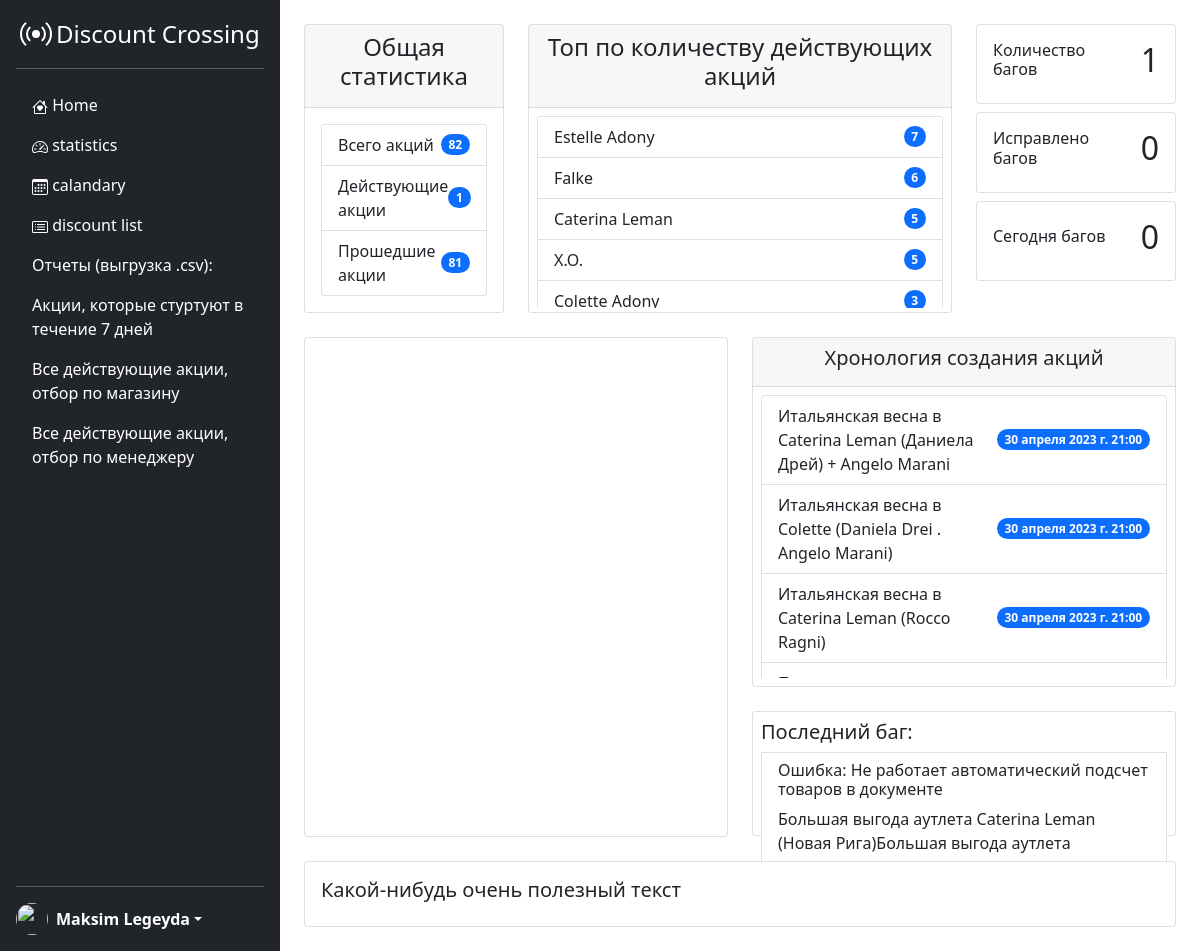
Screenshot of /statistic with the database file from the repository.
### shops/models.py (models this page shows, shortened)
class Shop(models.Model):
    title = models.CharField(max_length=250, null=True, verbose_name='Наименование магазина')
    manager = models.ManyToManyField(ShopManagers)
    countFutureDiscount = models.IntegerField(default=0, verbose_name='Количество будущих акций')
    countPastDiscount = models.IntegerField(default=0, verbose_name='Количество прошедших акций')
    countCurrentDiscount = models.IntegerField(default=0, verbose_name='Количество текущих акций')
    class Meta:
        verbose_name = 'Магазин'
        verbose_name_plural = 'Магазины'

### discount/models.py (models this page shows, shortened)
class DiscountData(models.Model):
    STATUS = [
        ('N', 'Новая'),
        ('W', 'В работе'),
        ('T', 'Тестирование'),
        ('D', 'Релиз'),
    ]
    title = models.CharField(max_length=250, null=True, db_index=True, verbose_name='Название скидки')
    id_DO = models.IntegerField(blank=True, default=None, db_index=True, verbose_name='ID акции в ДО')
    startDate = models.DateTimeField(blank=True, default=None, verbose_name='Дата начала акции')
    endDate = models.DateTimeField(blank=True, default=None, verbose_name='Дата окончания окончания')
    description = models.TextField(max_length=1500, default='', blank=True, verbose_name='Описание')
    type = models.ManyToManyField(DiscountType)
    promocode = models.ManyToManyField(Promocode)
    manager = models.ManyToManyField(ShopManagers)
    shops = models.ManyToManyField(Shop, verbose_name='магазины', related_name='shop')
    status = models.CharField(max_length=1, choices=STATUS, default='N')
    createDate = models.DateTimeField(null=True, auto_now_add=True)
    isDoneDate = models.DateField(default='2000-01-01')
    slug = models.SlugField(blank=True, db_index=True, verbose_name='slug')
    bugCounter = models.IntegerField(default=0, verbose_name='Количество текущих акций')
    isDone = models.BooleanField(default=False, verbose_name='Подготовлена')
    addDiscountCounters = models.BooleanField(default=False)
    addActiveDiscountCounter = models.BooleanField(default=False)
    def __str__(self):
        return self.title
    class Meta:
        verbose_name = 'Акция'
        verbose_name_plural = 'Акции'

class BugsInDiscount(models.Model):
    STATUS = [
        ('N', 'Новый'),
        ('O', 'Ознакомлен'),
        ('W', 'В работе'),
        ('U', 'Требуется разработка'),
        ('I', 'Нужна информация'),
        ('D', 'Исправлено'),
    ]
    title = models.CharField(max_length=250, null=True, verbose_name='Название бага')
    discount = models.ManyToManyField(DiscountData)
    description = models.TextField(max_length=1500, default='', blank=True, verbose_name='Описание')
    bugDateTime = models.DateTimeField(blank=True, default=None, verbose_name='Дата и время инцидента')
    createDate = models.DateTimeField(null=True, auto_now_add=True, editable=False)
    status = models.CharField(max_length=1, choices=STATUS, default='N')
    class Meta:
        verbose_name = 'Баг'
        verbose_name_plural = 'Баги'

### statistic/views.py (the view)
# urls.py: path('statistic', Statistic.as_view(), name='statistic'),
class Statistic(TemplateView):
    template_name = 'statistics.html'
    now = datetime.now()
    discountData = DiscountData.objects.all()
    allShops = Shop.objects.all()
    bug = BugsInDiscount.objects.all()
    activeDiscount = ActiveDiscount.objects.all()
    def get_context_data(self, **kwargs):
        allDiscountCounter = self.discountData.count()
        allCurrentDiscountCounter = self.discountData.filter(startDate__lte=self.now).filter(endDate__gte=self.now).count()
        allPastDiscountCounter = self.discountData.filter(startDate__lte=self.now).filter(endDate__lte=self.now).count()
        topByNumberOfDiscount = self.allShops.annotate(num_discount=Count('shop')).order_by('-countCurrentDiscount')
        totalBugCounter = self.bug.count()
        fixBugCounter = self.bug.filter(status='D').count()
        todayBugCounter = self.bug.filter(createDate=self.now).count()
        shops = Shop.objects.all()
        data = []
        for shop in shops:
            discounts = ActiveDiscount.objects.filter(
                shop=shop, date__gte=now().date() - timedelta(days=30)
            )
            counts = discounts.annotate(
                date_trunc_day=TruncDay("date")
            ).values("date_trunc_day").annotate(
                total=Sum("count")
            ).values_list("date_trunc_day", "total")
            data.append(
                {
                    "name": shop.title,
                    "data": counts,
                }
            )
        lastDiscount = self.discountData.order_by('-createDate')[:10]
        lastBug = self.bug.latest('createDate')
        context = {
            'allDiscountCounter' : allDiscountCounter,
            'allCurrentDiscountCounter' : allCurrentDiscountCounter,
            'allPastDiscountCounter' : allPastDiscountCounter,
            'topByNumberOfDiscount' : topByNumberOfDiscount,
            'totalBugCounter' : totalBugCounter,
            'fixBugCounter' : fixBugCounter,
            'todayBugCounter' : todayBugCounter,
            'data': data,
            'lastDiscount' : lastDiscount,
            'lastBug' : lastBug,
        }
        return context

### templates/statistics.html (shortened to what this page needs)
{% extends 'base.html' %}
{% block content %}
<div class="container-fluid float-start p-4">
    <div class="row">
        <div class="col-3">
            <div class="card text-dark "  style="height: 100%;">
                <div class="card-header text-center">
                    <h4>Общая статистика</h4>
                </div>
                <div class="card-body">
                    <ul class="list-group">
                        <li class="list-group-item d-flex justify-content-between align-items-center">
                            Всего акций
                            <span class="badge bg-primary rounded-pill">{{ allDiscountCounter }}</span>
                        </li>
                        <li class="list-group-item d-flex justify-content-between align-items-center">
                            Действующие акции
                            <span class="badge bg-primary rounded-pill">{{ allCurrentDiscountCounter }}</span>
                        </li>
                        <li class="list-group-item d-flex justify-content-between align-items-center">
                            Прошедшие акции
                            <span class="badge bg-primary rounded-pill">{{ allPastDiscountCounter }}</span>
                        </li>
                    </ul>
                </div>
            </div>
        </div>
        <div class="col">
            <div class="card text-dark" style="height:100%;">
                <div class="card-header text-center">
                  <h4>Топ по количеству действующих акций</h4>
                </div>
                <div style="height: 200px; overflow-y: scroll;">
                  <ul class="list-group m-2">
                    {% for shop in topByNumberOfDiscount %}
                      <a href="shop/filter/discountList/{{ shop.id }}" class="list-group-item list-group-item-action">
                        <div class="d-flex justify-content-between align-items-center">
                          <span>{{ shop.title }}</span>
                          <span class="badge bg-primary rounded-pill">{{ shop.countCurrentDiscount }}</span>
                        </div>
                      </a>
                    {% endfor %}
                  </ul>
                </div>
              </div>
        </div>
        <div class="col-3">
                <div class="card text-dark">
                    <div class="card-body d-flex justify-content-between align-items-center">
                        <h6>Количество<br>багов</h6>
                        <h2>{{ totalBugCounter }}</h2>
                    </div>
                </div>
                <div class="card text-dark  mt-2">
                    <div class="card-body d-flex justify-content-between align-items-center">
                        <h6>Исправлено<br>багов</h6>
                        <h2>{% if fixBugCounter > 0 %} {{ fixBugCounter }} {% else %}0{% endif %}</h2>
                    </div>
                </div>
                <div class="card text-dark mt-2">
                    <div class="card-body d-flex justify-content-between align-items-center">
                        <h6>Сегодня багов </h6>
                        <h2>{% if todayBugCounter > 0 %} {{ todayBugCounter }} {% else %}0{% endif %}</h2>
                    </div>
                </div>
        </div>
    </div>
    <div class="row mt-4">
        <div class="col-6" style="height: 500px;">
            <div class="card" style="height: 100%;">
                <div class="card-body">
                </div>
            </div>
        </div>
        <div class="col-6" style="height: 500px;">
            <div class="card" style="height: 70%; ">
                <div class="card-header text-center">
                    <h5 class="card-title">Хронология создания акций</h5>
                </div>
                <div class="m-2" style="overflow: auto;">
                    <ul class="list-group">
                        {% for discount in lastDiscount %}
                            <a href="/discountList/{{ discount.slug }}" class="list-group-item list-group-item-action">
                                <div class="d-flex justify-content-between align-items-center">
                                    <span>{{ discount.title }}</span>
                                    <span class="badge bg-primary rounded-pill">{{ discount.startDate }}</span>
                                </div>
                            </a>
                        {% endfor %}
                    </ul>
                </div>
            </div>
            <div class="card mt-4" style="height: 25%;">
                <div class="m-2">
                    <h5>Последний баг:</h5>
                    <a href="/discountList/{{ lastBug.slug }}" class="list-group-item list-group-item-action">
                        <div>
                            <h6 class="card-text">Ошибка: {{ lastBug.title }}</h6>
                            <p class="card-text">{% for discount in lastBug.discount.all %}{{ discount }}{% endfor %}</p>
                        </div>
                    </a>
                </div>
            </div>
        </div>
    </div>
    <div class="row mt-4">
        <div class="col">
            <div class="card">
                <div class="card-body">
                <h5 class="card-title">Какой-нибудь очень полезный текст</h5>
                </div>
            </div>
        </div>
    </div>
</div>
{% endblock %}

### static/css/sidebars.css (style rules this page uses)
body { min-height: 100vh; min-height: -webkit-fill-available; }
html { height: -webkit-fill-available; overflow-x: hidden; margin-right: calc(-1 * (100vw - 100%)); }

### rows the page displays
Shop: title "Estelle Adony", countCurrentDiscount "7"
Shop: title "Falke", countCurrentDiscount "6"
Shop: title "Caterina Leman", countCurrentDiscount "5"
Shop: title "X.O.", countCurrentDiscount "5"
Shop: title "Colette Adony", countCurrentDiscount "3"
DiscountData: title "Итальянская весна в Caterina Leman (Даниела Дрей) + Angelo Marani", startDate "30 апреля 2023 г. 21:00"
DiscountData: title "Итальянская весна в Colette (Daniela Drei . Angelo Marani)", startDate "30 апреля 2023 г. 21:00"
DiscountData: title "Итальянская весна в Caterina Leman (Rocco Ragni)", startDate "30 апреля 2023 г. 21:00"
BugsInDiscount: title "Не работает автоматический подсчет товаров в документе"
DiscountData: title "Большая выгода аутлета Caterina Leman (Новая Рига)"
DiscountData: title "Большая выгода аутлета…"

### other values shown
{{ allDiscountCounter }} "82"
{{ allCurrentDiscountCounter }} "1"
{{ allPastDiscountCounter }} "81"
{{ totalBugCounter }} "1"
